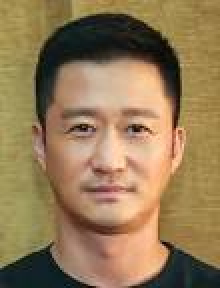
#> input picture dataset/2020053865_wujing.jpg, 110 x 144 px (shown 2 times larger); its folder holds 4 pictures in this run
$ python train.py
#> lines starting #> are read from the running program, lines starting #| are printed output that depends on the picture
#训练脚本
import os
import cv2
import numpy as np
import pickle

current_id = 0

label_ids = {}
x_train = []
y_labels = []

BASE_DIR = os.path.dirname(os.path.abspath(__file__))
image_dir = os.path.join(BASE_DIR, 'dataset')

recognizer = cv2.face.LBPHFaceRecognizer_create()
classifier = cv2.CascadeClassifier(cv2.data.haarcascades + "haarcascade_frontalface_alt2.xml")

for root, dirs, files in os.walk(image_dir):
	for file in files:
		path = os.path.join(root, file)
		#print(path)
		image = cv2.imread(path)
#> image is the input picture: shape (144, 110, 3); mean B, G, R 85.7, 122.3, 148.1
		gray = cv2.cvtColor(image, cv2.COLOR_BGR2GRAY)
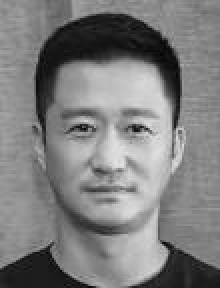
#> gray: shape (144, 110) (shown 2 times larger); min 5, max 226, mean 125.9
		image_array = np.array(gray, "uint8")
		#print(image_array)
		label = os.path.basename(root)
		#print(label, path)

		if not label in label_ids:
			label_ids[label] = current_id
			current_id += 1

		id_ = label_ids[label]

		faces = classifier.detectMultiScale(image_array, scaleFactor=1.5, minNeighbors=5)
#> faces = [[22, 39, 68, 68], [5, 25, 101, 101]]

		for (x, y, w, h) in faces:
			roi = image_array[y:y+h,x:x+w]
			x_train.append(roi)
			y_labels.append(id_)
#> this loop made 2 passes
#> pass 1, `roi = image_array[y:y+h,x:x+w]`:
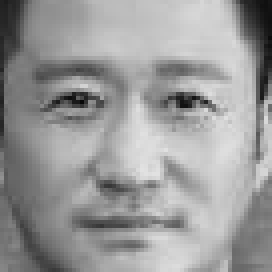
#> roi: shape (68, 68) (shown 4 times larger); min 7, max 226, mean 153.8
#> pass 2, `roi = image_array[y:y+h,x:x+w]`:
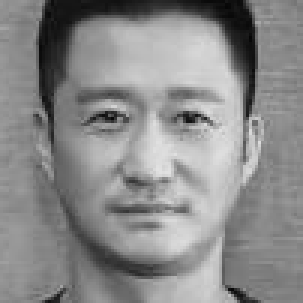
#> roi: shape (101, 101) (shown 3 times larger); min 5, max 226, mean 138
#> after the loop, x_train = 2 items; y_labels = [0, 0]

#print(x_train)
#print(y_labels)
with open("labels.pickle", "wb") as f:
	pickle.dump(label_ids, f)

recognizer.train(x_train, np.array(y_labels))
recognizer.save("mytrainer.xml")

$ run again, on dataset/2020053863_peng.jpg
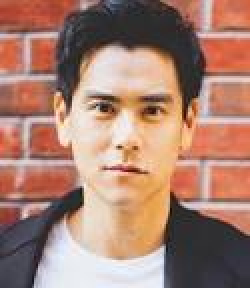
#> input picture dataset/2020053863_peng.jpg, 125 x 144 px (shown 2 times larger)
#> image is the input picture: shape (144, 125, 3); mean B, G, R 113.6, 128.5, 168.2
#> `gray = cv2.cvtColor(image, cv2.COLOR_BGR2GRAY)`:
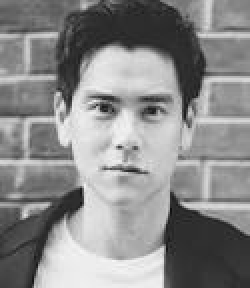
#> gray: shape (144, 125) (shown 2 times larger); min 14, max 248, mean 138.6
#> faces = [[31, 30, 68, 68]]
#> the loop `for (x, y, w, h) in faces:` made 1 pass
#> pass 1, `roi = image_array[y:y+h,x:x+w]`:
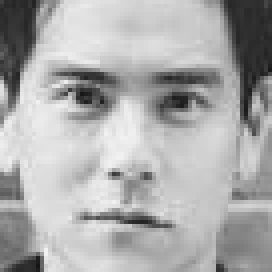
#> roi: shape (68, 68) (shown 4 times larger); min 21, max 241, mean 171.2
#> after the loop `for (x, y, w, h) in faces:`: x_train = 1 item; y_labels = [0]
